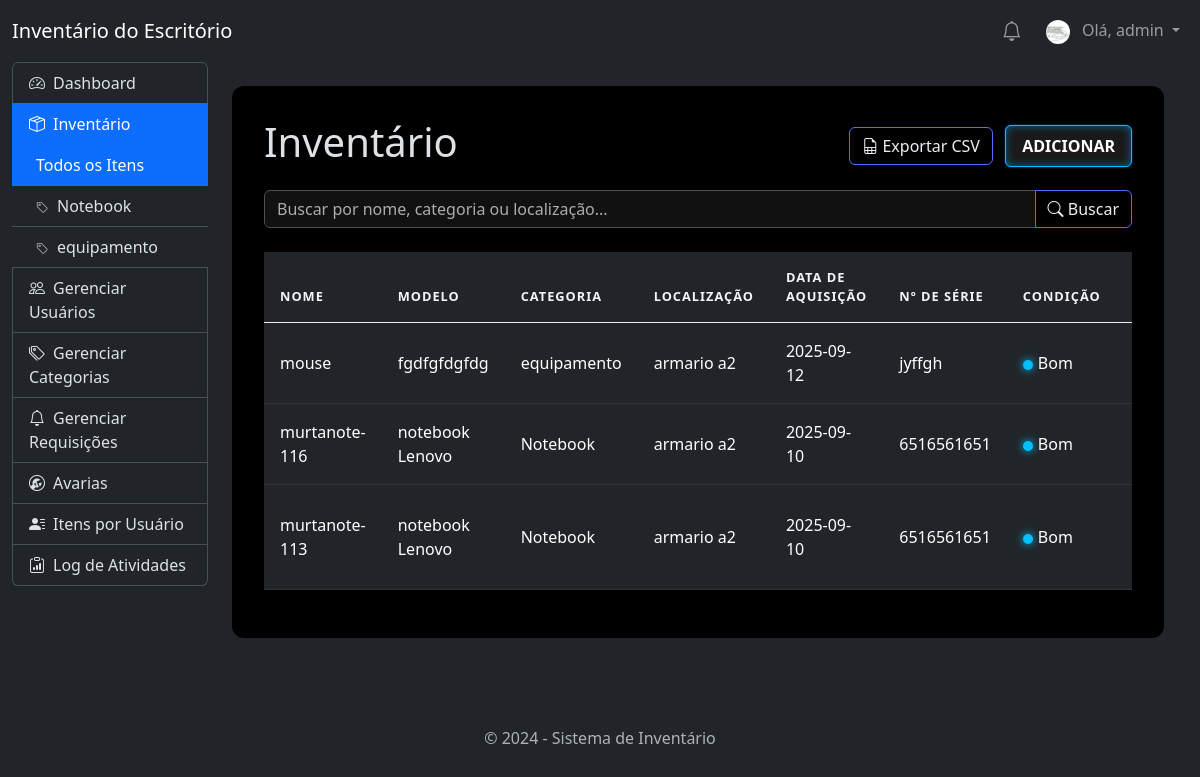
The page / (signed in) on the database its author committed.
### tables this page shows
CREATE TABLE users (
                id INTEGER PRIMARY KEY AUTOINCREMENT,
                username TEXT UNIQUE NOT NULL,
                password TEXT NOT NULL,
                role TEXT NOT NULL DEFAULT 'user'
            , profile_image_file TEXT);

CREATE TABLE items (
                id INTEGER PRIMARY KEY AUTOINCREMENT,
                name TEXT NOT NULL,
                model TEXT,
                category TEXT,
                location TEXT,
                purchase_date DATE,
                serial_number TEXT,
                status TEXT,
                availability_status TEXT,
                image_file TEXT,
                assigned_to TEXT,
                authorized_by TEXT,
                created_at TIMESTAMP NOT NULL DEFAULT CURRENT_TIMESTAMP
            );

### app.py (the view)
@app.route('/')
@login_required
def index():
    search_query = request.args.get('q', '')
    category_filter = request.args.get('category')
    page = request.args.get('page', 1, type=int)
    per_page = 10 # Itens por página
    offset = (page - 1) * per_page
    db = get_db()
    params = []
    where_clauses = []
    if category_filter:
        where_clauses.append("category = ?")
        params.append(category_filter)
    if search_query:
        search_term = f"%{search_query}%"
        where_clauses.append("(name LIKE ? OR model LIKE ? OR category LIKE ? OR location LIKE ?)")
        params.extend([search_term, search_term, search_term, search_term])
    where_sql = "WHERE " + " AND ".join(where_clauses) if where_clauses else ""
    total_items = db.execute(f"SELECT COUNT(id) FROM items {where_sql}", params).fetchone()[0]
    total_pages = math.ceil(total_items / per_page)
    params.extend([per_page, offset])
    items = db.execute(f"SELECT * FROM items {where_sql} ORDER BY created_at DESC LIMIT ? OFFSET ?", params).fetchall()
    return render_template('index.html', items=items, page=page, total_pages=total_pages)

### app.py (called while the page is built)
def get_db():
    db = getattr(g, '_database', None)
    if db is None:
        db = g._database = sqlite3.connect(app.config['DATABASE'])
        db.row_factory = sqlite3.Row
    return db

@app.teardown_appcontext
def close_connection(exception):
    db = getattr(g, '_database', None)
    if db is not None:
        db.close()

@app.context_processor
def inject_categories():
    if g.user:
        db = get_db()
        categories = db.execute('SELECT DISTINCT category FROM items WHERE category IS NOT NULL AND category != "" ORDER BY category').fetchall()
        return dict(all_categories=categories)
    return dict(all_categories=[], notifications=[])

@app.context_processor
def inject_notifications():
    if g.user:
        db = get_db()
        notifications = db.execute('SELECT * FROM notifications WHERE user_id = ? AND is_read = 0 ORDER BY created_at DESC', (g.user['id'],)).fetchall()
        return dict(notifications=notifications)
    return dict(notifications=[])

@app.before_request
def load_logged_in_user():
    user_id = session.get('user_id')
    if user_id is None:
        g.user = None
    else:
        g.user = get_db().execute(
            'SELECT * FROM users WHERE id = ?', (user_id,)
        ).fetchone()

def login_required(view):
    @functools.wraps(view)
    def wrapped_view(**kwargs):
        if g.user is None:
            return redirect(url_for('login'))
        return view(**kwargs)
    return wrapped_view

### templates/index.html (shortened to what this page needs)
{% extends 'base.html' %}
{% block content %}
    <div class="table-container">
        <div class="d-flex justify-content-between align-items-center mb-3">
            <h1>
                {{ title | default('Inventário') }}
            </h1>
            {% if g.user['role'] == 'admin' %}
                <div>
                    <a href="{{ url_for('export_csv', q=request.args.get('q', ''), category=request.args.get('category')) }}" class="btn btn-search me-2">
                        <i class="bi bi-file-earmark-spreadsheet"></i> Exportar CSV
                    </a>
                    <a href="{{ url_for('add') }}" class="btn btn-futuristic-add">Adicionar</a>
                </div>
            {% endif %}
        </div>
        <form method="get" class="mb-4" action="{{ url_for(endpoint | default('index')) }}">
            <div class="input-group">
                <input type="text" name="q" class="form-control search-input" placeholder="Buscar por nome, categoria ou localização..." value="{{ request.args.get('q', '') }}">
                <button class="btn btn-search" type="submit">
                    <i class="bi bi-search"></i> Buscar
                </button>
            </div>
        </form>
        <form method="post" action="{{ url_for('request_multiple_items') }}" id="request-form">
            <div class="table-responsive">
                <table class="table table-futuristic">
                <thead>
                    <tr>
                    <th>Nome</th>
                    <th>Modelo</th>
                    <th>Categoria</th>
                    <th>Localização</th>
                    <th>Data de Aquisição</th>
                    <th>Nº de Série</th>
                    <th>Condição</th>
                    <th>Disponibilidade</th>
                    </tr>
                </thead>
                <tbody>
                {% for item in items %}
                <tr>
                    <td>{{ item['name'] }}</td>
                    <td>{{ item['model'] or 'N/A' }}</td>
                    <td>{{ item['category'] }}</td>
                    <td>{{ item['location'] }}</td>
                    <td>{{ item['purchase_date'] }}</td>
                    <td>{{ item['serial_number'] or 'N/A' }}</td>
                    <td>
                        {% set status_map = {
                            'Muito Bom': 'green',
                            'Bom': 'blue',
                            'Aceitável': 'cyan',
                            'Ruim': 'yellow',
                            'Quebrado': 'red'
                        } %}
                        {% set dot_color = status_map.get(item['status'], 'grey') %}
                        <span class="status-dot {{ dot_color }}"></span>{{ item['status'] }}
                    </td>
                    <td>{{ item['availability_status'] or 'N/A' }}</td>
                </tr>
                {% else %}
                <tr>
                    <td colspan="{% if g.user['role'] != 'admin' %}12{% else %}11{% endif %}" class="text-center">Nenhum item encontrado.</td>
                </tr>
                {% endfor %}
                </tbody>
                </table>
            </div>
        </form>
    </div>
{% endblock %}

### templates/base.html (shortened to what this page needs)
<!doctype html>
<html lang="pt-br" data-bs-theme="dark">
<head>
    <link href="https://cdn.jsdelivr.net/npm/bootstrap@5.3.3/dist/css/bootstrap.min.css" rel="stylesheet">
    <link rel="stylesheet" href="https://cdn.jsdelivr.net/npm/bootstrap-icons@1.11.3/font/bootstrap-icons.min.css">
</head>
<body>
    <nav class="navbar navbar-expand-lg navbar-dark bg-dark">
        <div class="container-fluid">
            <a class="navbar-brand" href="{{ url_for('dashboard') }}">Inventário do Escritório</a>
            <div class="navbar-nav d-flex align-items-center">
                {% if g.user %}
                    <div class="nav-item dropdown me-2">
                        <a class="nav-link position-relative" href="#" id="navbarNotificationDropdown" role="button" data-bs-toggle="dropdown" aria-expanded="false">
                            <i class="bi bi-bell fs-5"></i>
                        </a>
                    </div>
                    <div class="nav-item dropdown">
                        <a class="nav-link dropdown-toggle" href="#" id="navbarUserDropdown" role="button" data-bs-toggle="dropdown" aria-expanded="false">
                            {% if g.user.profile_image_file %}
                                <img src="{{ url_for('profile_pic', filename=g.user.profile_image_file) }}" alt="Foto de Perfil" class="rounded-circle me-2" style="width: 24px; height: 24px; object-fit: cover;">
                            {% else %}
                                <i class="bi bi-person-circle me-2"></i>
                            {% endif %}
                            Olá, {{ g.user['username'] }}
                        </a>
                    </div>
                {% else %}
                    <a class="nav-link" href="{{ url_for('login') }}">Login</a>
                    <a class="nav-link" href="{{ url_for('register') }}">Registrar</a>
                {% endif %}
            </div>
        </div>
    </nav>
    <div class="container-fluid">
        <div class="row g-0">
            <aside class="col-md-3 col-lg-2">
                <div class="list-group">
                    <a href="{{ url_for('dashboard') }}" class="list-group-item list-group-item-action {% if request.endpoint == 'dashboard' %}active{% endif %}">
                        <i class="bi bi-speedometer2 me-2"></i>Dashboard
                    </a>
                    {% set inventory_active = request.endpoint in ['index', 'add', 'edit'] %}
                    <a href="#inventory-submenu" data-bs-toggle="collapse" class="list-group-item list-group-item-action {% if inventory_active %}active{% endif %}" aria-expanded="{{ 'true' if inventory_active else 'false' }}">
                        <i class="bi bi-box-seam me-2"></i>Inventário
                    </a>
                    <div class="collapse {% if inventory_active %}show{% endif %}" id="inventory-submenu">
                        <div class="list-group list-group-flush">
                            <a href="{{ url_for('index') }}" class="list-group-item list-group-item-action ps-4 {% if request.endpoint == 'index' and not request.args.get('category') %}active{% endif %}">Todos os Itens</a>
                            {% for cat in all_categories %}
                                <a href="{{ url_for('index', category=cat.category) }}" class="list-group-item list-group-item-action ps-4 {% if request.args.get('category') == cat.category %}active{% endif %}">
                                    <i class="bi bi-tag me-1" style="font-size: 0.8rem; opacity: 0.7;"></i> {{ cat.category }}
                                </a>
                            {% endfor %}
                        </div>
                    </div>
                    {% if g.user['role'] == 'admin' %}
                        <a href="{{ url_for('manage_users') }}" class="list-group-item list-group-item-action {% if request.endpoint == 'manage_users' %}active{% endif %}">
                            <i class="bi bi-people me-2"></i>Gerenciar Usuários
                        </a>
                        <a href="{{ url_for('manage_categories') }}" class="list-group-item list-group-item-action {% if request.endpoint == 'manage_categories' %}active{% endif %}">
                            <i class="bi bi-tags me-2"></i>Gerenciar Categorias
                        </a>
                        <a href="{{ url_for('manage_requests') }}" class="list-group-item list-group-item-action {% if request.endpoint == 'manage_requests' %}active{% endif %}">
                            <i class="bi bi-bell me-2"></i>Gerenciar Requisições
                        </a>
                        <a href="{{ url_for('broken_items') }}" class="list-group-item list-group-item-action {% if request.endpoint == 'broken_items' %}active{% endif %}">
                            <i class="bi bi-wrench-adjustable-circle me-2"></i>Avarias
                        </a>
                        <a href="{{ url_for('user_assets') }}" class="list-group-item list-group-item-action {% if request.endpoint == 'user_assets' %}active{% endif %}">
                            <i class="bi bi-person-lines-fill me-2"></i>Itens por Usuário
                        </a>
                        <a href="{{ url_for('logs') }}" class="list-group-item list-group-item-action {% if request.endpoint == 'logs' %}active{% endif %}">
                            <i class="bi bi-clipboard-data me-2"></i>Log de Atividades
                        </a>
                    {% endif %}
                </div>
            </aside>
            <main class="col-md-9 col-lg-10 p-4">
                {% block content %}
                {% endblock %}
            </main>
        </div>
    </div>
    <div class="container-fluid">
        <footer class="text-center text-muted mt-5 py-3">
            <p class="mb-0">&copy; 2024 - Sistema de Inventário</p>
        </footer>
    </div>
</body>
</html>

### templates/index.html (style rules this page uses)
.table-container { background-color: #000000; padding: 2rem; border-radius: 0.75rem; }
.table-futuristic { border-collapse: collapse; width: 100%; color: #00cfff; }
.table-futuristic thead th { border: none; border-bottom: 1px solid #efeaf3ff; color: #f5f2f8ff; text-transform: uppercase; font-size: 0.8rem; letter-spacing: 1px; padding: 1rem; }
.table-futuristic tbody tr { background-color: transparent; transition: background-color 0.2s ease; }
.table-futuristic td { border: none; border-bottom: 1px solid #333; vertical-align: middle; padding: 1rem; }
.form-control.search-input { background-color: #111; }
.btn-search { background-color: transparent; border-color: #4f6efaff; color: #eeedf7ff; }
.status-dot { height: 10px; width: 10px; border-radius: 50%; display: inline-block; vertical-align: middle; margin-right: 5px; }
.status-dot.blue { background-color: #00bfff; box-shadow: 0 0 8px #00bfff; }
.btn-futuristic-add { background-color: #1a1a1a; color: #fff; font-weight: bold; text-transform: uppercase; border: 1px solid #00c3ffff; border-radius: 0.375rem; padding: 0.5rem 1rem; text-decoration: none; transition: all 0.3s ease; box-shadow: 0 0 2px #0059ffff, inset 0 0 8px rgba(0, 170, 255, 0.5); }

### rows shown on the page
users: profile_image_file (picture), user.username "admin"
items: name "mouse", model "fgdfgfdgfdg", category "equipamento", location "armario a2", purchase_date "2025-09-12", serial_number "jyffgh", status "Bom"
items: name "murtanote-116", model "notebook Lenovo", category "Notebook", location "armario a2", purchase_date "2025-09-10", serial_number "6516561651", status "Bom"
items: name "murtanote-113", model "notebook Lenovo", category "Notebook", location "armario a2", purchase_date "2025-09-10", serial_number "6516561651", status "Bom"

### other values the page prints
{{ cat.category }} "Notebook" "equipamento"
{{ title | default('Inventário') }} "Inventário"
